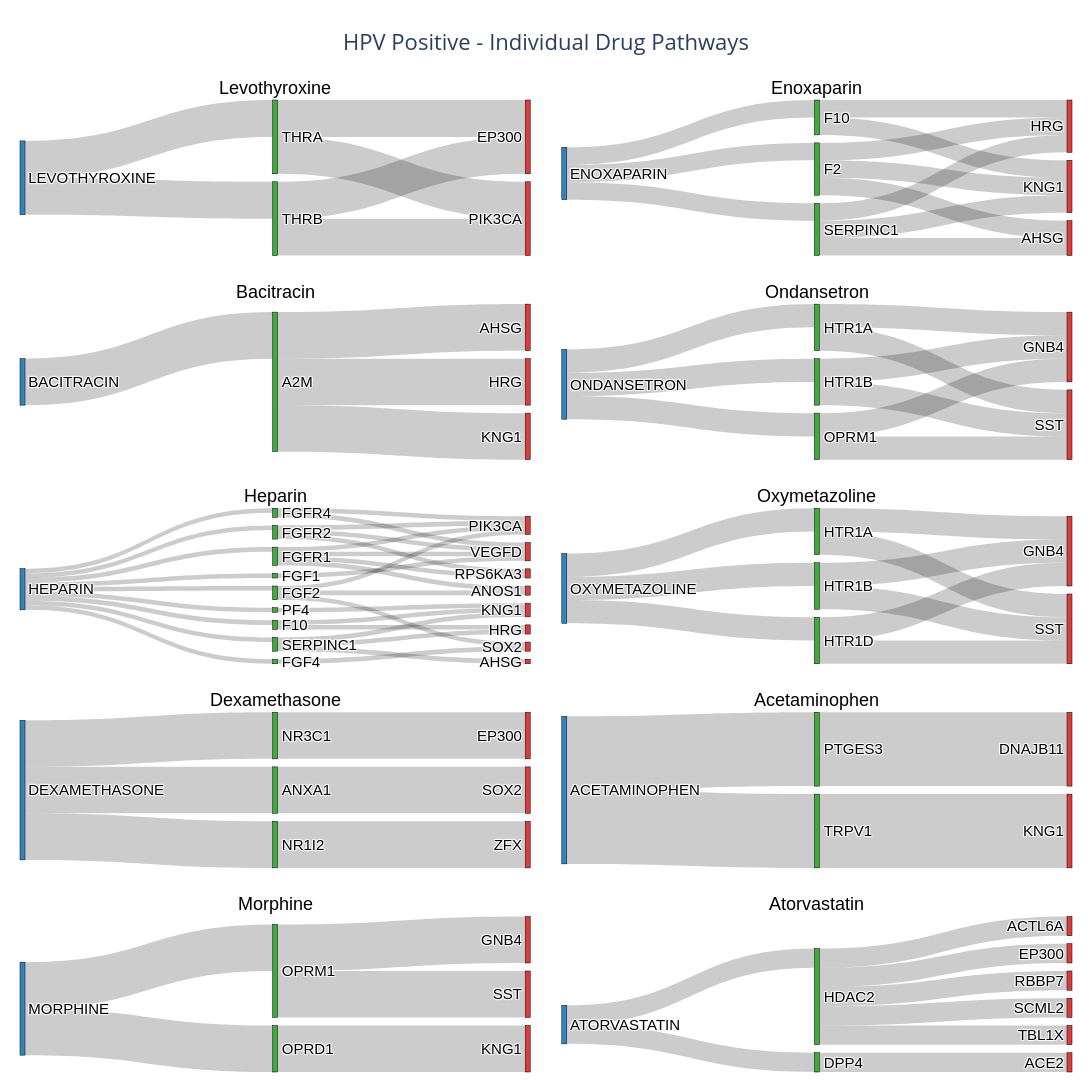

This figure's notebook cell:
### Code cell
drugs_interested = ['LEVOTHYROXINE', 'ENOXAPARIN', 'BACITRACIN', 'ONDANSETRON', 'HEPARIN', 'OXYMETAZOLINE', 'DEXAMETHASONE', 'ACETAMINOPHEN', 'MORPHINE', 'ATORVASTATIN']
plot_multiple_sankeys(hpv_pos_df_indirect_explicit, drugs_interested, title_prefix="HPV Positive - ")

### Figure 1 — Plotly figure (JSON) as saved in the notebook; plotly's stock layout.template omitted (floating-point values rounded to 4 significant figures)
{"data": [{"arrangement": "snap", "domain": {"x": [0, 0.485], "y": [0.84, 1]}, "link": {"color": "rgba(0, 0, 0, 0.2)", "source": [0, 0, 1, 1, 2, 2], "target": [1, 2, 3, 4, 3, 4], "value": [1, 1, 1, 1, 1, 1]}, "node": {"color": ["rgba(31, 119, 180, 0.9)", "rgba(44, 160, 44, 0.9)", "rgba(44, 160, 44, 0.9)", "rgba(214, 39, 40, 0.9)", "rgba(214, 39, 40, 0.9)"], "label": ["LEVOTHYROXINE", "THRA", "THRB", "EP300", "PIK3CA"], "line": {"color": "black", "width": 0.5}, "pad": 8, "thickness": 5}, "textfont": {"color": "black", "family": "Arial", "size": 15}, "type": "sankey", "valueformat": ".0f"}, {"arrangement": "snap", "domain": {"x": [0.515, 1], "y": [0.84, 1]}, "link": {"color": "rgba(0, 0, 0, 0.2)", "source": [0, 0, 0, 1, 1, 2, 2, 2, 3, 3, 3], "target": [1, 2, 3, 5, 6, 4, 5, 6, 4, 5, 6], "value": [1, 1, 1, 1, 1, 1, 1, 1, 1, 1, 1]}, "node": {"color": ["rgba(31, 119, 180, 0.9)", "rgba(44, 160, 44, 0.9)", "rgba(44, 160, 44, 0.9)", "rgba(44, 160, 44, 0.9)", "rgba(214, 39, 40, 0.9)", "rgba(214, 39, 40, 0.9)", "rgba(214, 39, 40, 0.9)"], "label": ["ENOXAPARIN", "F10", "F2", "SERPINC1", "AHSG", "HRG", "KNG1"], "line": {"color": "black", "width": 0.5}, "pad": 8, "thickness": 5}, "textfont": {"color": "black", "family": "Arial", "size": 15}, "type": "sankey", "valueformat": ".0f"}, {"arrangement": "snap", "domain": {"x": [0, 0.485], "y": [0.63, 0.79]}, "link": {"color": "rgba(0, 0, 0, 0.2)", "source": [0, 1, 1, 1], "target": [1, 2, 3, 4], "value": [1, 1, 1, 1]}, "node": {"color": ["rgba(31, 119, 180, 0.9)", "rgba(44, 160, 44, 0.9)", "rgba(214, 39, 40, 0.9)", "rgba(214, 39, 40, 0.9)", "rgba(214, 39, 40, 0.9)"], "label": ["BACITRACIN", "A2M", "AHSG", "HRG", "KNG1"], "line": {"color": "black", "width": 0.5}, "pad": 8, "thickness": 5}, "textfont": {"color": "black", "family": "Arial", "size": 15}, "type": "sankey", "valueformat": ".0f"}, {"arrangement": "snap", "domain": {"x": [0.515, 1], "y": [0.63, 0.79]}, "link": {"color": "rgba(0, 0, 0, 0.2)", "source": [0, 0, 0, 1, 1, 2, 2, 3, 3], "target": [1, 2, 3, 4, 5, 4, 5, 4, 5], "value": [1, 1, 1, 1, 1, 1, 1, 1, 1]}, "node": {"color": ["rgba(31, 119, 180, 0.9)", "rgba(44, 160, 44, 0.9)", "rgba(44, 160, 44, 0.9)", "rgba(44, 160, 44, 0.9)", "rgba(214, 39, 40, 0.9)", "rgba(214, 39, 40, 0.9)"], "label": ["ONDANSETRON", "HTR1A", "HTR1B", "OPRM1", "GNB4", "SST"], "line": {"color": "black", "width": 0.5}, "pad": 8, "thickness": 5}, "textfont": {"color": "black", "family": "Arial", "size": 15}, "type": "sankey", "valueformat": ".0f"}, {"arrangement": "snap", "domain": {"x": [0, 0.485], "y": [0.42, 0.58]}, "link": {"color": "rgba(0, 0, 0, 0.2)", "source": [0, 0, 0, 0, 0, 0, 0, 0, 0, 1, 1, 2, 3, 3, 3, 4, 5, 5, 5, 5, 6, 6, 6, 7, 7, 8, 9, 9, 9], "target": [1, 2, 3, 4, 5, 6, 7, 8, 9, 12, 13, 17, 11, 14, 16, 16, 11, 14, 15, 17, 14, 15, 17, 14, 17, 13, 10, 12, 13], "value": [1, 1, 1, 1, 1, 1, 1, 1, 1, 1, 1, 1, 1, 1, 1, 1, 1, 1, 1, 1, 1, 1, 1, 1, 1, 1, 1, 1, 1]}, "node": {"color": ["rgba(31, 119, 180, 0.9)", "rgba(44, 160, 44, 0.9)", "rgba(44, 160, 44, 0.9)", "rgba(44, 160, 44, 0.9)", "rgba(44, 160, 44, 0.9)", "rgba(44, 160, 44, 0.9)", "rgba(44, 160, 44, 0.9)", "rgba(44, 160, 44, 0.9)", "rgba(44, 160, 44, 0.9)", "rgba(44, 160, 44, 0.9)", "rgba(214, 39, 40, 0.9)", "rgba(214, 39, 40, 0.9)", "rgba(214, 39, 40, 0.9)", "rgba(214, 39, 40, 0.9)", "rgba(214, 39, 40, 0.9)", "rgba(214, 39, 40, 0.9)", "rgba(214, 39, 40, 0.9)", "rgba(214, 39, 40, 0.9)"], "label": ["HEPARIN", "F10", "FGF1", "FGF2", "FGF4", "FGFR1", "FGFR2", "FGFR4", "PF4", "SERPINC1", "AHSG", "ANOS1", "HRG", "KNG1", "PIK3CA", "RPS6KA3", "SOX2", "VEGFD"], "line": {"color": "black", "width": 0.5}, "pad": 8, "thickness": 5}, "textfont": {"color": "black", "family": "Arial", "size": 15}, "type": "sankey", "valueformat": ".0f"}, {"arrangement": "snap", "domain": {"x": [0.515, 1], "y": [0.42, 0.58]}, "link": {"color": "rgba(0, 0, 0, 0.2)", "source": [0, 0, 0, 1, 1, 2, 2, 3, 3], "target": [1, 2, 3, 4, 5, 4, 5, 4, 5], "value": [1, 1, 1, 1, 1, 1, 1, 1, 1]}, "node": {"color": ["rgba(31, 119, 180, 0.9)", "rgba(44, 160, 44, 0.9)", "rgba(44, 160, 44, 0.9)", "rgba(44, 160, 44, 0.9)", "rgba(214, 39, 40, 0.9)", "rgba(214, 39, 40, 0.9)"], "label": ["OXYMETAZOLINE", "HTR1A", "HTR1B", "HTR1D", "GNB4", "SST"], "line": {"color": "black", "width": 0.5}, "pad": 8, "thickness": 5}, "textfont": {"color": "black", "family": "Arial", "size": 15}, "type": "sankey", "valueformat": ".0f"}, {"arrangement": "snap", "domain": {"x": [0, 0.485], "y": [0.21, 0.37]}, "link": {"color": "rgba(0, 0, 0, 0.2)", "source": [0, 0, 0, 1, 2, 3], "target": [1, 2, 3, 5, 6, 4], "value": [1, 1, 1, 1, 1, 1]}, "node": {"color": ["rgba(31, 119, 180, 0.9)", "rgba(44, 160, 44, 0.9)", "rgba(44, 160, 44, 0.9)", "rgba(44, 160, 44, 0.9)", "rgba(214, 39, 40, 0.9)", "rgba(214, 39, 40, 0.9)", "rgba(214, 39, 40, 0.9)"], "label": ["DEXAMETHASONE", "ANXA1", "NR1I2", "NR3C1", "EP300", "SOX2", "ZFX"], "line": {"color": "black", "width": 0.5}, "pad": 8, "thickness": 5}, "textfont": {"color": "black", "family": "Arial", "size": 15}, "type": "sankey", "valueformat": ".0f"}, {"arrangement": "snap", "domain": {"x": [0.515, 1], "y": [0.21, 0.37]}, "link": {"color": "rgba(0, 0, 0, 0.2)", "source": [0, 0, 1, 2], "target": [1, 2, 3, 4], "value": [1, 1, 1, 1]}, "node": {"color": ["rgba(31, 119, 180, 0.9)", "rgba(44, 160, 44, 0.9)", "rgba(44, 160, 44, 0.9)", "rgba(214, 39, 40, 0.9)", "rgba(214, 39, 40, 0.9)"], "label": ["ACETAMINOPHEN", "PTGES3", "TRPV1", "DNAJB11", "KNG1"], "line": {"color": "black", "width": 0.5}, "pad": 8, "thickness": 5}, "textfont": {"color": "black", "family": "Arial", "size": 15}, "type": "sankey", "valueformat": ".0f"}, {"arrangement": "snap", "domain": {"x": [0, 0.485], "y": [0, 0.16]}, "link": {"color": "rgba(0, 0, 0, 0.2)", "source": [0, 0, 1, 2, 2], "target": [1, 2, 4, 3, 5], "value": [1, 1, 1, 1, 1]}, "node": {"color": ["rgba(31, 119, 180, 0.9)", "rgba(44, 160, 44, 0.9)", "rgba(44, 160, 44, 0.9)", "rgba(214, 39, 40, 0.9)", "rgba(214, 39, 40, 0.9)", "rgba(214, 39, 40, 0.9)"], "label": ["MORPHINE", "OPRD1", "OPRM1", "GNB4", "KNG1", "SST"], "line": {"color": "black", "width": 0.5}, "pad": 8, "thickness": 5}, "textfont": {"color": "black", "family": "Arial", "size": 15}, "type": "sankey", "valueformat": ".0f"}, {"arrangement": "snap", "domain": {"x": [0.515, 1], "y": [0, 0.16]}, "link": {"color": "rgba(0, 0, 0, 0.2)", "source": [0, 0, 1, 2, 2, 2, 2, 2], "target": [1, 2, 3, 4, 5, 6, 7, 8], "value": [1, 1, 1, 1, 1, 1, 1, 1]}, "node": {"color": ["rgba(31, 119, 180, 0.9)", "rgba(44, 160, 44, 0.9)", "rgba(44, 160, 44, 0.9)", "rgba(214, 39, 40, 0.9)", "rgba(214, 39, 40, 0.9)", "rgba(214, 39, 40, 0.9)", "rgba(214, 39, 40, 0.9)", "rgba(214, 39, 40, 0.9)", "rgba(214, 39, 40, 0.9)"], "label": ["ATORVASTATIN", "DPP4", "HDAC2", "ACE2", "ACTL6A", "EP300", "RBBP7", "SCML2", "TBL1X"], "line": {"color": "black", "width": 0.5}, "pad": 8, "thickness": 5}, "textfont": {"color": "black", "family": "Arial", "size": 15}, "type": "sankey", "valueformat": ".0f"}], "layout": {"annotations": [{"font": {"color": "black", "family": "Arial", "size": 18}, "showarrow": false, "text": "Levothyroxine", "x": 0.2425, "xanchor": "center", "xref": "paper", "y": 1, "yanchor": "bottom", "yref": "paper"}, {"font": {"color": "black", "family": "Arial", "size": 18}, "showarrow": false, "text": "Enoxaparin", "x": 0.7575, "xanchor": "center", "xref": "paper", "y": 1, "yanchor": "bottom", "yref": "paper"}, {"font": {"color": "black", "family": "Arial", "size": 18}, "showarrow": false, "text": "Bacitracin", "x": 0.2425, "xanchor": "center", "xref": "paper", "y": 0.79, "yanchor": "bottom", "yref": "paper"}, {"font": {"color": "black", "family": "Arial", "size": 18}, "showarrow": false, "text": "Ondansetron", "x": 0.7575, "xanchor": "center", "xref": "paper", "y": 0.79, "yanchor": "bottom", "yref": "paper"}, {"font": {"color": "black", "family": "Arial", "size": 18}, "showarrow": false, "text": "Heparin", "x": 0.2425, "xanchor": "center", "xref": "paper", "y": 0.58, "yanchor": "bottom", "yref": "paper"}, {"font": {"color": "black", "family": "Arial", "size": 18}, "showarrow": false, "text": "Oxymetazoline", "x": 0.7575, "xanchor": "center", "xref": "paper", "y": 0.58, "yanchor": "bottom", "yref": "paper"}, {"font": {"color": "black", "family": "Arial", "size": 18}, "showarrow": false, "text": "Dexamethasone", "x": 0.2425, "xanchor": "center", "xref": "paper", "y": 0.37, "yanchor": "bottom", "yref": "paper"}, {"font": {"color": "black", "family": "Arial", "size": 18}, "showarrow": false, "text": "Acetaminophen", "x": 0.7575, "xanchor": "center", "xref": "paper", "y": 0.37, "yanchor": "bottom", "yref": "paper"}, {"font": {"color": "black", "family": "Arial", "size": 18}, "showarrow": false, "text": "Morphine", "x": 0.2425, "xanchor": "center", "xref": "paper", "y": 0.16, "yanchor": "bottom", "yref": "paper"}, {"font": {"color": "black", "family": "Arial", "size": 18}, "showarrow": false, "text": "Atorvastatin", "x": 0.7575, "xanchor": "center", "xref": "paper", "y": 0.16, "yanchor": "bottom", "yref": "paper"}], "font": {"size": 14}, "height": 2200, "margin": {"b": 20, "l": 20, "r": 20, "t": 100}, "showlegend": false, "title": {"font": {"size": 22}, "text": "HPV Positive - Individual Drug Pathways<br>", "x": 0.5, "xanchor": "center"}, "width": 2000}}
